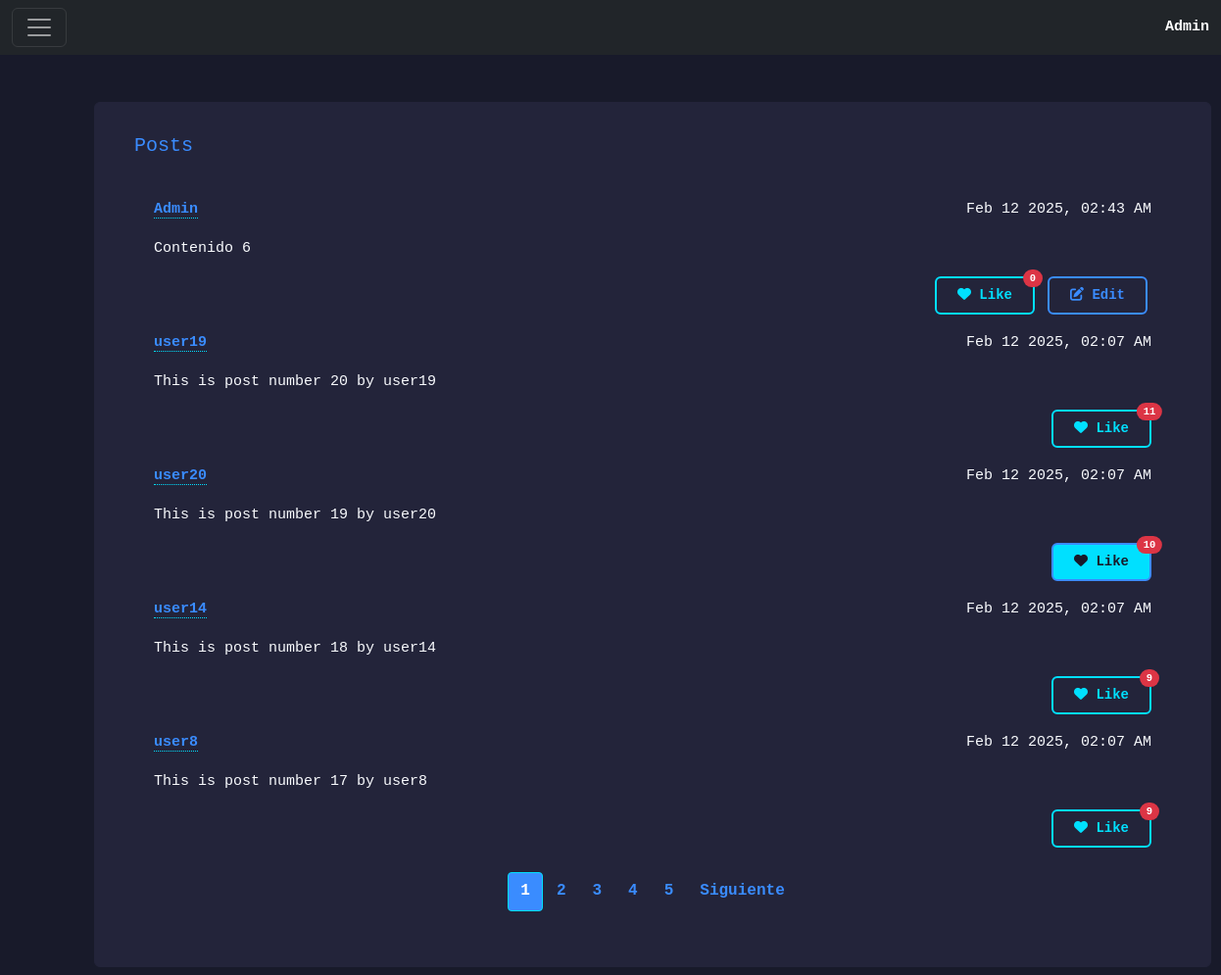
Before: / (signed in) with the older database file.
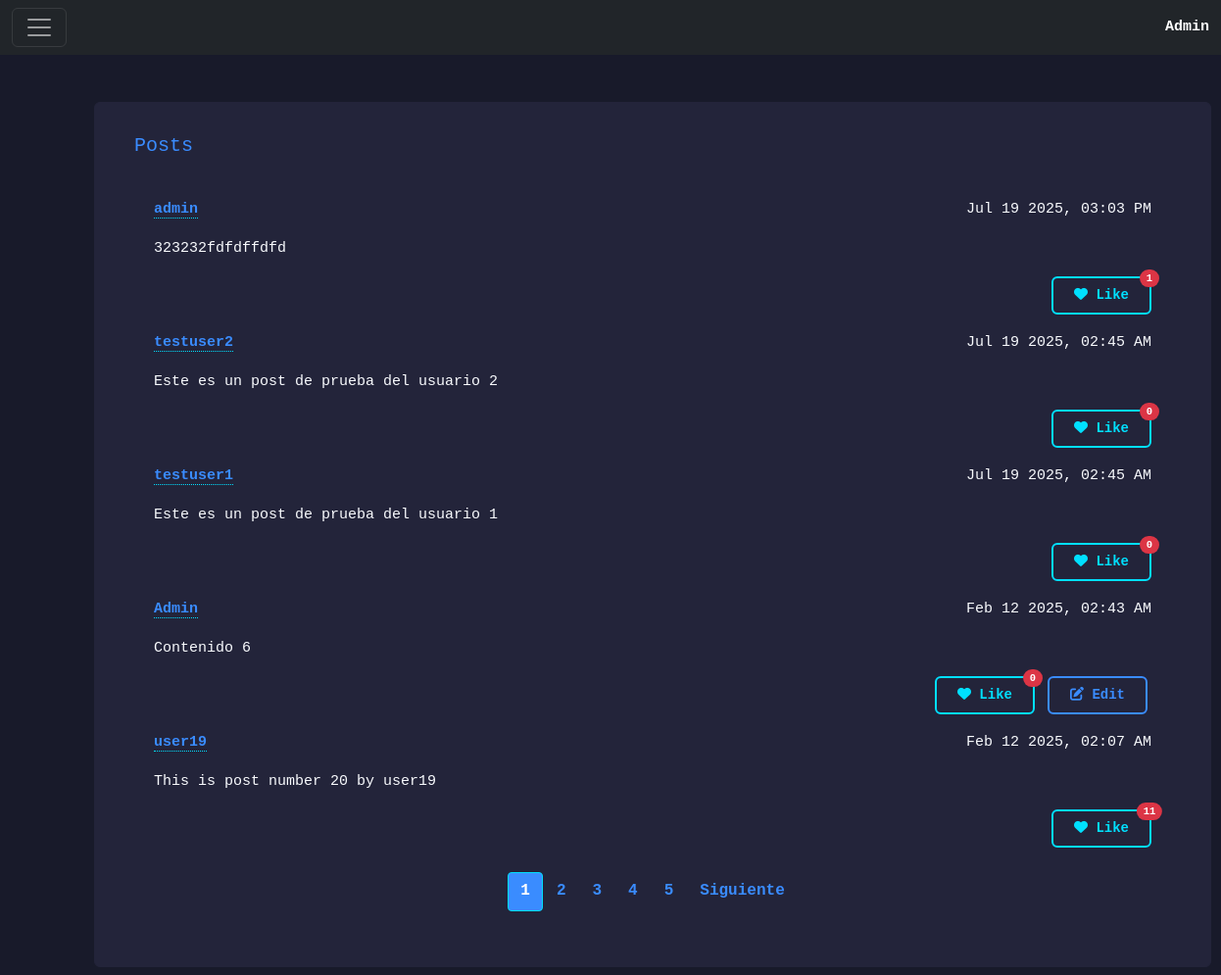
After: the same page with the newer database file.
### network/models.py (models this page shows, shortened)
class User(AbstractUser):
    following = models.ManyToManyField("self", symmetrical=False, related_name="followers", blank=True)

class Post(models.Model):
    user = models.ForeignKey(User, on_delete=models.CASCADE, related_name="posts")
    content = models.TextField()
    timestamp = models.DateTimeField(auto_now_add=True)
    likes = models.ManyToManyField(User, related_name="liked_posts")
    def serialize(self):
        return {
            "id": self.id,
            "user": self.user,
            "content": self.content,
            "timestamp": self.timestamp.strftime("%b %d %Y, %I:%M %p"),
            "likes": [like.username for like in self.likes.all()]
        }

### network/views.py (the view)
# urls.py: path("", views.index, name="index"),
@login_required
def index(request):
    posts = Post.objects.all().order_by("-timestamp")
    paginator = Paginator(posts, 5)
    page_number = request.GET.get('page', 1)
    page_obj = paginator.get_page(page_number)
    serialized_posts = []
    for post in page_obj:
        post_dict = post.serialize()
        post_dict["liked"] = (request.user in post.likes.all())
        serialized_posts.append(post_dict)
    return render(request, "network/index.html", {
        "posts": serialized_posts,
        "page_obj": page_obj,
        "current_user": request.user,
    })

### network/templates/network/index.html (shortened to what this page needs)
{% extends "network/layout.html" %}
{% block body %}
<div class="row w-100 my-2 mx-5">
    <div class="card">
        <div class="card-header">
            <h5>Posts</h5>
        </div>
        <div class="card-body">
            <ul class="list-group list-group-flush">
                {% for post in posts %}
                    <li class="list-group-item">
                        <div class="row">
                            <div class="col text-start">
                                <strong>
                                    <a class="profile-link" href="{% url 'viewprofile' post.user.id %}">{{ post.user.username }}</a>
                                </strong>
                            </div>
                            <div class="col text-end">
                                <p>{{ post.timestamp }}</p>
                            </div>
                        </div>
                        <div class="row">
                            <div class="col text-start">
                                <p id="post-content-{{ post.id }}">{{ post.content }}</p>
                            </div>
                        </div>
                        <div class="row">
                            <div class="col text-end">
                                <button type="button" class="like_btn btn btn-outline-danger btn-sm position-relative{% if post.liked %} liked{% endif %}" value="{{ post.id }}">
                                    <i class="fa-solid fa-heart"></i> Like
                                    <span class="position-absolute top-0 start-100 translate-middle badge rounded-pill bg-danger">
                                        {{ post.likes|length }}
                                    </span>
                                </button>
                                {% if post.user.id == current_user.id %}
                                    <button
                                        type="button"
                                        class="btn btn-outline-dark btn-sm position-relative edit-btn mx-1"
                                        data-post-id="{{ post.id }}"
                                        data-post-content="{{ post.content|escapejs }}"
                                    >
                                        <i class="fa-solid fa-pen-to-square"></i> Edit
                                    </button>
                                {% endif %}
                            </div>
                        </div>
                    </li>
                {% endfor %}
            </ul>
            <nav aria-label="Page navigation">
                <ul class="pagination justify-content-center mt-3">
                    {% for num in page_obj.paginator.page_range %}
                        <li class="page-item {% if page_obj.number == num %}active{% endif %}">
                            <a class="page-link" href="?page={{ num }}">{{ num }}</a>
                        </li>
                    {% endfor %}
                    {% if page_obj.has_next %}
                        <li class="page-item">
                            <a class="page-link" href="?page={{ page_obj.next_page_number }}">Siguiente</a>
                        </li>
                    {% endif %}
                </ul>
            </nav>
        </div>
    </div>
</div>
{% endblock %}

### network/templates/network/layout.html (shortened to what this page needs)
{% load static %}
<!DOCTYPE html>
<html lang="en">
    <head>
        <link href="https://cdn.jsdelivr.net/npm/bootstrap@5.3.3/dist/css/bootstrap.min.css" rel="stylesheet">
        <link href="{% static 'network/styles.css' %}" rel="stylesheet">
    </head>
    <body>
        <nav class="navbar navbar-dark bg-dark fixed-top">
            <div class="container-fluid">
                <button class="navbar-toggler" type="button" data-bs-toggle="offcanvas" data-bs-target="#offcanvasDarkNavbar" aria-controls="offcanvasDarkNavbar" aria-label="Toggle navigation">
                    <span class="navbar-toggler-icon"></span>
                </button>
                {% if user.is_authenticated %}
                    <a class="nav-link text-white" href="{% url 'viewprofile' current_user.id %}"><strong>{{ current_user.username }}</strong></a>
                {% endif %}
            </div>
        </nav>
        <div class="container justify-content-center align-items-center mt-5 pt-5 mx-5 px-0">
            {% block body %}
            {% endblock %}
        </div>
    </body>
</html>

### network/static/network/styles.css (style rules this page uses)
:root { --color-bg: #181a2a; --color-panel: #23243a; --color-primary: #3a8cff; --color-accent: #00e0ff; --color-danger: #ff0059; --color-text: #f8fafd; --color-muted: #7a7e8a; --color-border: #23243a; }
body { background: var(--color-bg); color: var(--color-text); font-family: 'JetBrains Mono', 'Fira Mono', 'Menlo', 'Consolas', monospace; font-size: 15px; line-height: 1.6; }
.card, .modal-content { background: var(--color-panel) !important; color: var(--color-text) !important; border: 1.5px solid var(--color-border) !important; border-radius: 6px !important; padding: 1.5rem; box-shadow: none !important; }
.list-group-item { background: var(--color-panel) !important; color: var(--color-text) !important; border: none !important; border-bottom: 1px solid var(--color-border) !important; font-weight: 500; box-sizing: border-box; width: 100% !important; margin: 0 !important; padding-left: 1.25rem; padding-right: 1.25rem; transition: background 0.3s, color 0.3s, border 0.3s; }
.card-header { background: transparent; color: var(--color-primary); border-bottom: 1px solid var(--color-border); font-weight: 700; font-size: 1.1rem; padding-bottom: 0.5rem; }
.btn, .btn-primary, .btn-secondary { background: none !important; color: var(--color-primary) !important; border: 2px solid var(--color-primary) !important; border-radius: 6px !important; font-weight: 600; padding: 0.5em 1.5em; transition: background 0.2s, color 0.2s, border 0.2s; box-shadow: none !important; }
.like_btn { border: 2px solid var(--color-accent) !important; color: var(--color-accent) !important; background: none !important; font-weight: 700; border-radius: 6px !important; transition: background 0.2s, color 0.2s, border 0.2s; outline: none !important; box-shadow: none !important; }
.profile-link { color: var(--color-primary); border-bottom: 1.5px dotted var(--color-accent); text-decoration: none; font-weight: 600; transition: color 0.2s, border 0.2s; }
.pagination .page-link { background: none !important; color: var(--color-primary) !important; border: 1.5px solid var(--color-border) !important; border-radius: 4px !important; font-weight: 600; margin: 0 2px; transition: background 0.2s, color 0.2s, border 0.2s; box-shadow: none !important; }
.pagination .active .page-link, .pagination .page-link:hover, .pagination .page-link:focus { background: var(--color-primary) !important; color: #fff !important; border-color: var(--color-accent) !important; }

Changed rows visible on the page:
no longer on this page (row unchanged): User: user.username "user20", timestamp "Feb 12 2025, 02:07 AM", content "This is post number 19 by user20", {{ post.id }} 19 (drawn), likes|length "10"
no longer on this page (row unchanged): User: user.username "user14", timestamp "Feb 12 2025, 02:07 AM", content "This is post number 18 by user14", {{ post.id }} 18 (drawn), likes|length "9"
no longer on this page (row unchanged): User: user.username "user8", timestamp "Feb 12 2025, 02:07 AM", content "This is post number 17 by user8", {{ post.id }} 17 (drawn), likes|length "9"
added User: user.username "admin", timestamp "Jul 19 2025, 03:03 PM", content "323232fdfdffdfd", {{ post.id }} 24 (drawn), likes|length "1"
added User: user.username "testuser2", timestamp "Jul 19 2025, 02:45 AM", content "Este es un post de prueba del usuario 2", {{ post.id }} 23 (drawn), likes|length "0"
added User: user.username "testuser1", timestamp "Jul 19 2025, 02:45 AM", content "Este es un post de prueba del usuario 1", {{ post.id }} 22 (drawn), likes|length "0"
